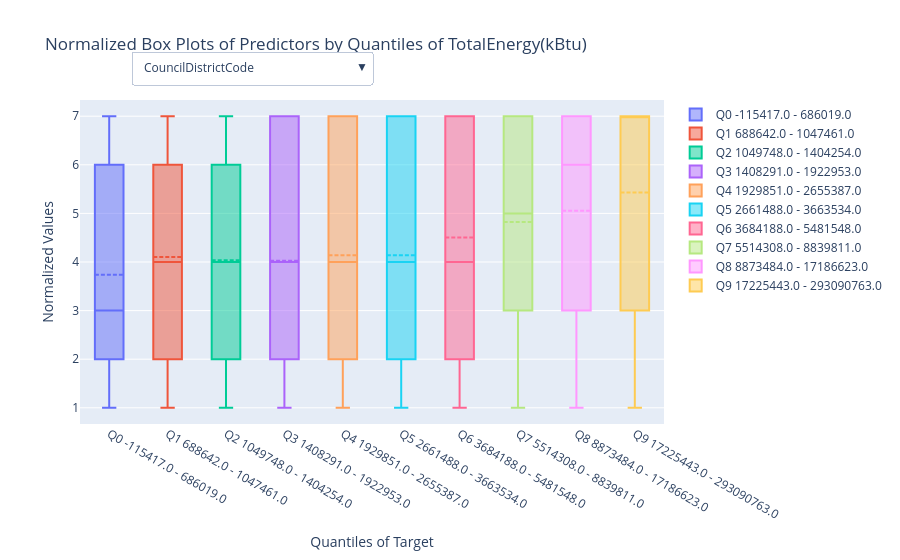
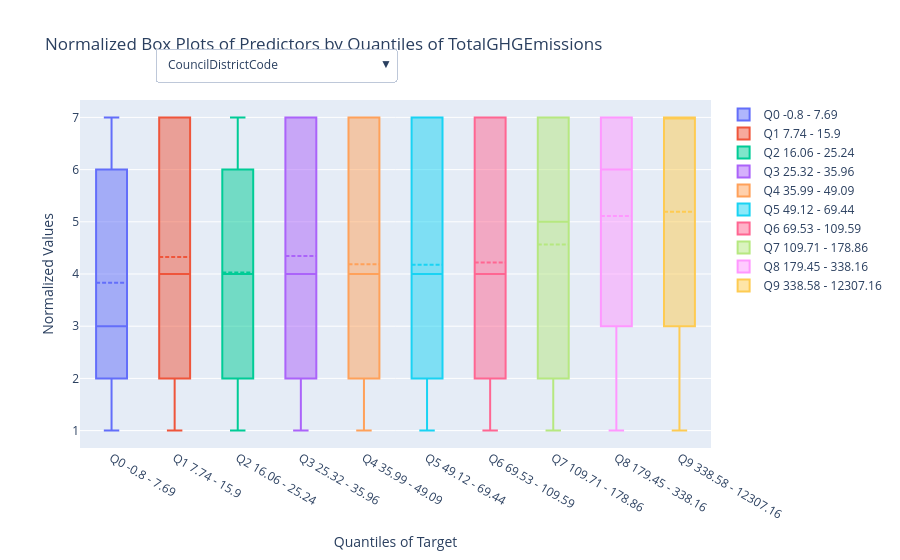
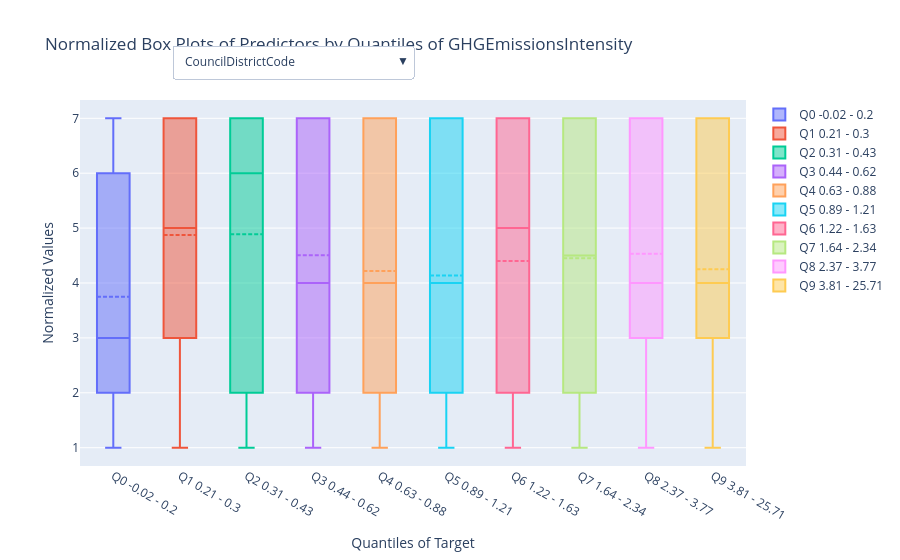
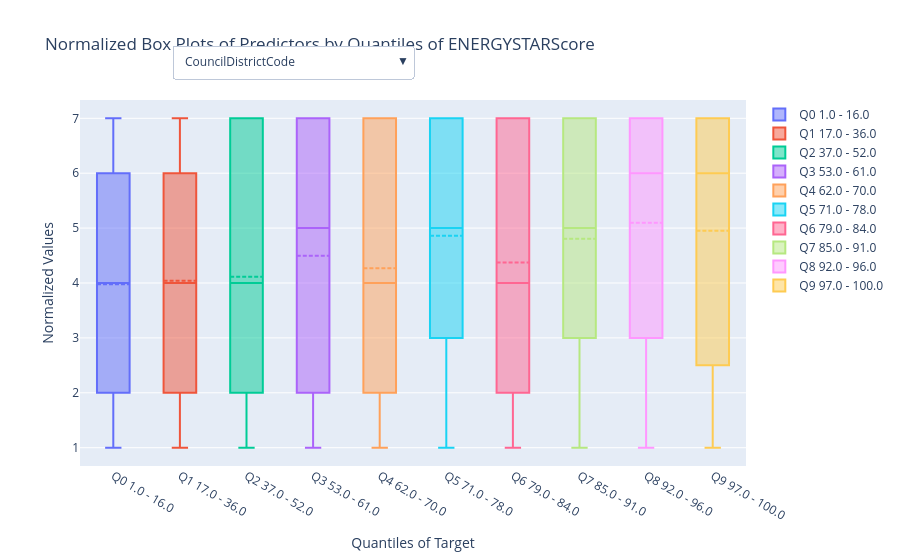

The code cell stored with these charts, in order, in its notebook:
### Code cell
import pandas as pd
import numpy as np
import plotly.graph_objects as go
from sklearn.compose import ColumnTransformer
from sklearn.pipeline import Pipeline
from sklearn.preprocessing import StandardScaler, LabelEncoder
from sklearn.impute import SimpleImputer



# Function to create box plots for a given target variable
def create_box_plots(df, target):
    df_temp = df.copy()

    # Identify categorical and numerical columns
    categorical_cols = df_temp.select_dtypes(include=['object']).columns.tolist()
    numerical_cols = df_temp.select_dtypes(include=['number']).columns.tolist()
    numerical_cols.remove('TotalEnergy(kBtu)')
    numerical_cols.remove('TotalGHGEmissions')

    # Label encode categorical columns
    label_encoders = {col: LabelEncoder().fit(df_temp[col]) for col in categorical_cols}
    for col, le in label_encoders.items():
        df_temp[col] = le.transform(df_temp[col])

    # Create a column transformer for preprocessing
    preprocessor = ColumnTransformer(
        transformers=[
            ('num', Pipeline(steps=[
                ('imputer', SimpleImputer(strategy='median'))
            ]), numerical_cols),
            ('cat', Pipeline(steps=[
                ('imputer', SimpleImputer(strategy='most_frequent')),
                ('scaler', StandardScaler())
            ]), categorical_cols)
        ]
    )
    
    # Apply the preprocessing pipeline
    preprocessed_data = preprocessor.fit_transform(df_temp)
    
    # Combine numerical and categorical feature names
    feature_names = numerical_cols + categorical_cols
    
    # Convert the preprocessed data to a DataFrame
    preprocessed_df = pd.DataFrame(preprocessed_data, columns=feature_names)
    
    # Add the target variable back to the DataFrame
    preprocessed_df[target] = df_temp[target].values
    
    # Split the target variable into 10 quantiles
    preprocessed_df['y_quantile'] = pd.qcut(preprocessed_df[target], q=10, labels=False)
    
    # Create a single chart with toggle options
    fig = go.Figure()

    # Add box plots for each predictor and each quantile
    for predictor in feature_names:
        for quantile in range(10):
            quantile_data = preprocessed_df[preprocessed_df['y_quantile'] == quantile]
            max_value = quantile_data[target].max()
            min_value = quantile_data[target].min()
            fig.add_trace(go.Box(
                y=quantile_data[predictor],
                name=f'Q{quantile} {min_value} - {max_value}',
                boxmean=True,
                visible=False
            ))

    # Initially show the first predictor's box plots
    for i in range(10):
        fig.data[i].visible = True

    # Create buttons to toggle visibility of each predictor's box plots
    buttons = []
    for i, predictor in enumerate(feature_names):
        visibility = [False] * len(fig.data)
        for j in range(10):
            visibility[i * 10 + j] = True
        buttons.append(dict(
            method='update',
            label=predictor,
            args=[{'visible': visibility}]
        ))

    # Add a button to show all predictors
    all_visibility = [True] * len(fig.data)
    buttons.append(dict(
        method='update',
        label='All',
        args=[{'visible': all_visibility}]
    ))

    fig.update_layout(
        updatemenus=[dict(
            active=0,
            buttons=buttons,
            direction='down',
            showactive=True,
            x=0.5,  # Center the dropdown horizontally
            y=1.15  # Position the dropdown just below the title
        )],
        title=f'Normalized Box Plots of Predictors by Quantiles of {target}',
        xaxis_title='Quantiles of Target',
        yaxis_title='Normalized Values'
    )

    fig.show()

# Create box plots for each target variable
create_box_plots(df_cleaned_value, 'TotalEnergy(kBtu)')
create_box_plots(df_cleaned_value, 'TotalGHGEmissions')
create_box_plots(df_cleaned_value, 'GHGEmissionsIntensity')
create_box_plots(df_cleaned_value, 'ENERGYSTARScore')
